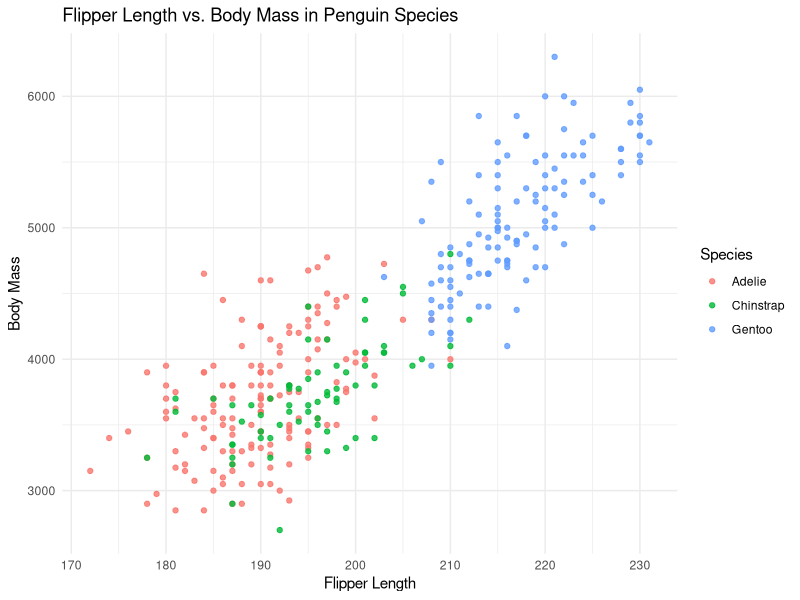

Here is the R script that generated this plot:
## ---- chunk 1
library(tidyverse)
library(palmerpenguins)

## ---- chunk 2
glimpse(penguins)
## ---- chunk 3
bill_summary <- penguins %>%
  group_by(species) %>%
  summarize(
    avg_bill_length = mean(bill_length_mm, na.rm = TRUE),
    count = n()
  )

bill_summary
## ---- chunk 4
ggplot(data = penguins, aes(x = flipper_length_mm, y = body_mass_g, color = species)) +   
  geom_point(alpha = 0.8) +
  labs(
    title = "Flipper Length vs. Body Mass in Penguin Species",
    x = "Flipper Length",
    y = "Body Mass", 
    color = "Species"
  ) +
  theme_minimal()
